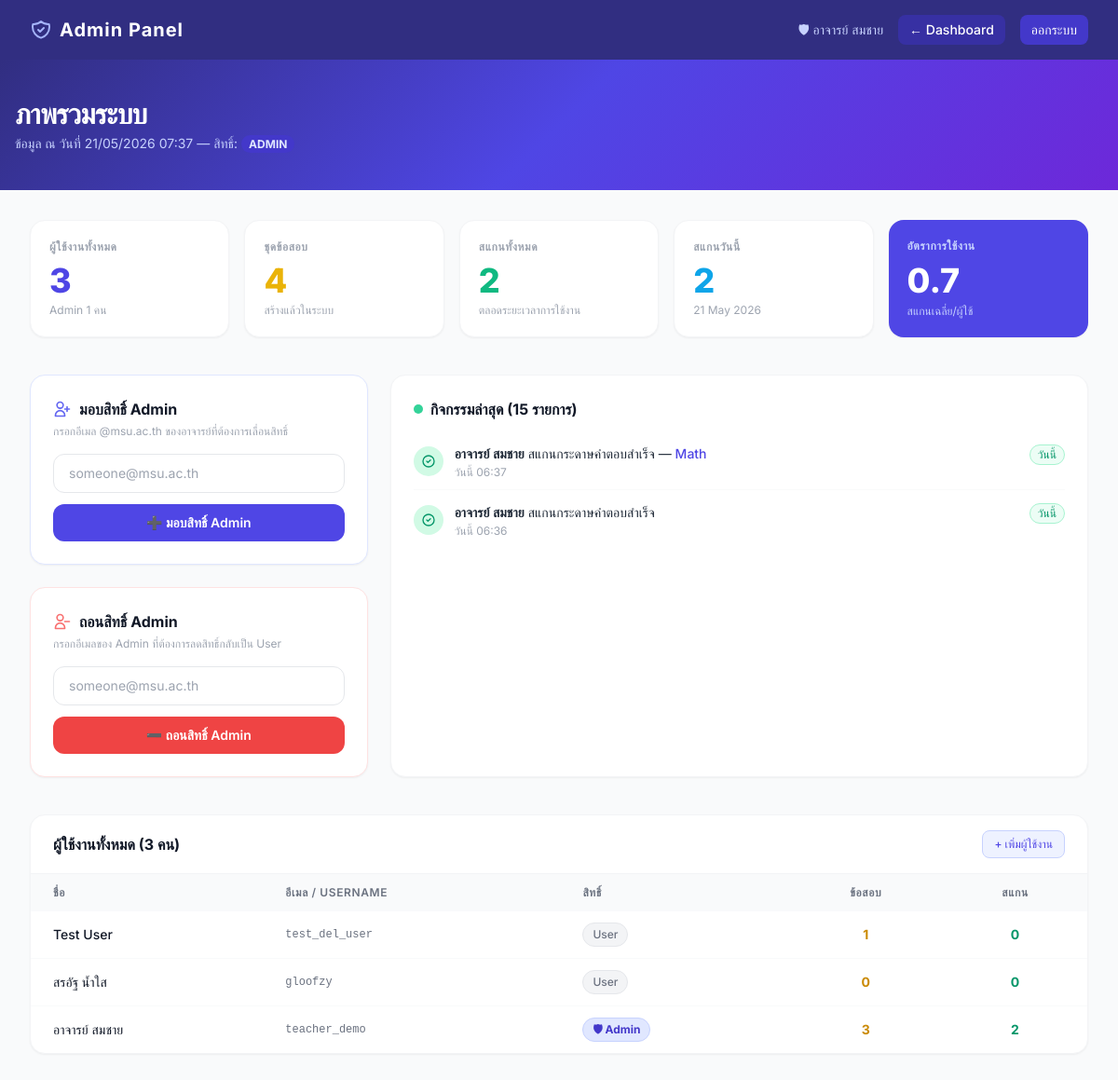
Page /admin_dashboard.php (signed in) on the committed database.
### tables this page shows
CREATE TABLE system_logs (
        id         INTEGER PRIMARY KEY AUTOINCREMENT,
        user_id    INTEGER NOT NULL,
        action     TEXT    NOT NULL,
        exam_id    INTEGER,
        created_at DATETIME DEFAULT CURRENT_TIMESTAMP,
        FOREIGN KEY (user_id) REFERENCES users(user_id)
    );

CREATE TABLE users (
    user_id INTEGER PRIMARY KEY AUTOINCREMENT,
    username TEXT NOT NULL UNIQUE,
    password TEXT NOT NULL,
    name TEXT NOT NULL
, role TEXT NOT NULL DEFAULT 'user');

CREATE TABLE exams (
    exam_id INTEGER PRIMARY KEY AUTOINCREMENT,
    owner_id INTEGER NOT NULL,
    exam_title TEXT NOT NULL,
    exam_code TEXT,
    question_count INTEGER NOT NULL,
    answer_key TEXT, -- Stored as JSON string
    created_at DATETIME DEFAULT CURRENT_TIMESTAMP,
    FOREIGN KEY (owner_id) REFERENCES users(user_id)
);

### admin_dashboard.php (the view, shortened to what this page needs)
<?php
require_once 'config/database.php';
$total_users  = $pdo->query("SELECT COUNT(*) FROM users")->fetchColumn();
$total_admins = $pdo->query("SELECT COUNT(*) FROM users WHERE role = 'admin'")->fetchColumn();
$total_exams  = $pdo->query("SELECT COUNT(*) FROM exams")->fetchColumn();
$total_scans  = $pdo->query("SELECT COUNT(*) FROM system_logs WHERE action = 'scan_success'")->fetchColumn();
$scans_today  = $pdo->query("SELECT COUNT(*) FROM system_logs WHERE action = 'scan_success' AND DATE(created_at) = DATE('now')")->fetchColumn();
$activity = $pdo->query("
    SELECT sl.id, sl.action, sl.created_at,
           u.name AS user_name, u.username,
           e.exam_title
    FROM system_logs sl
    JOIN users u ON u.user_id = sl.user_id
    LEFT JOIN exams e ON e.exam_id = sl.exam_id
    ORDER BY sl.created_at DESC
    LIMIT 15
")->fetchAll();
$users = $pdo->query("
    SELECT u.user_id, u.username, u.name, u.role,
           COUNT(DISTINCT e.exam_id) AS exam_count,
           COUNT(DISTINCT sl.id)     AS scan_count
    FROM users u
    LEFT JOIN exams e  ON e.owner_id = u.user_id
    LEFT JOIN system_logs sl ON sl.user_id = u.user_id AND sl.action = 'scan_success'
    GROUP BY u.user_id
    ORDER BY u.role DESC, u.user_id ASC
")->fetchAll();
?>
<!DOCTYPE html>
<html lang="th">
<head>
    <script src="https://cdn.tailwindcss.com"></script>
</head>
<body class="bg-gray-50 text-gray-800">
<nav class="bg-indigo-900 text-white shadow-lg">
    <div class="max-w-7xl mx-auto px-4 sm:px-6 lg:px-8">
        <div class="flex items-center justify-between h-16">
            <a href="admin_dashboard.php" class="flex items-center gap-2 text-xl font-bold tracking-wider">
                Admin Panel
            </a>
            <div class="flex items-center gap-4">
                <span class="text-sm text-indigo-200 hidden sm:block">🛡 <?= htmlspecialchars($_SESSION['name']) ?></span>
                <a href="dashboard.php" class="bg-indigo-800 hover:bg-indigo-700 px-3 py-1.5 rounded-lg text-sm font-medium transition-colors">
                    ← Dashboard
                </a>
                <a href="api/auth.php?logout=1" class="bg-indigo-700 hover:bg-indigo-600 px-3 py-1.5 rounded-lg text-sm font-medium transition-colors">
                    ออกระบบ
                </a>
            </div>
        </div>
    </div>
</nav>
<div class="admin-hero text-white py-10 px-4">
    <div class="max-w-7xl mx-auto">
        <h1 class="text-3xl font-extrabold mb-1 tracking-tight">ภาพรวมระบบ</h1>
        <p class="text-indigo-200 text-sm">ข้อมูล ณ วันที่ <?= date('d/m/Y H:i') ?> — สิทธิ์: <span class="bg-indigo-700 text-indigo-100 px-2 py-0.5 rounded-full text-xs font-bold">ADMIN</span></p>
    </div>
</div>
<div class="max-w-7xl mx-auto px-4 sm:px-6 lg:px-8 py-8 space-y-10">
    <section>
        <div class="grid grid-cols-2 lg:grid-cols-5 gap-4">
            <div class="stat-card bg-white rounded-2xl p-5 border border-gray-100 shadow-sm col-span-1">
                <p class="text-xs font-semibold text-gray-400 uppercase tracking-wider mb-2">ผู้ใช้งานทั้งหมด</p>
                <p class="text-4xl font-extrabold text-indigo-600"><?= $total_users ?></p>
                <p class="text-xs text-gray-400 mt-1">Admin <?= $total_admins ?> คน</p>
            </div>
            <div class="stat-card bg-white rounded-2xl p-5 border border-gray-100 shadow-sm col-span-1">
                <p class="text-xs font-semibold text-gray-400 uppercase tracking-wider mb-2">ชุดข้อสอบ</p>
                <p class="text-4xl font-extrabold text-yellow-500"><?= $total_exams ?></p>
                <p class="text-xs text-gray-400 mt-1">สร้างแล้วในระบบ</p>
            </div>
            <div class="stat-card bg-white rounded-2xl p-5 border border-gray-100 shadow-sm col-span-1">
                <p class="text-xs font-semibold text-gray-400 uppercase tracking-wider mb-2">สแกนทั้งหมด</p>
                <p class="text-4xl font-extrabold text-emerald-500"><?= $total_scans ?></p>
                <p class="text-xs text-gray-400 mt-1">ตลอดระยะเวลาการใช้งาน</p>
            </div>
            <div class="stat-card bg-white rounded-2xl p-5 border border-gray-100 shadow-sm col-span-1">
                <p class="text-xs font-semibold text-gray-400 uppercase tracking-wider mb-2">สแกนวันนี้</p>
                <p class="text-4xl font-extrabold text-sky-500"><?= $scans_today ?></p>
                <p class="text-xs text-gray-400 mt-1"><?= date('d M Y') ?></p>
            </div>
            <div class="stat-card bg-indigo-600 text-white rounded-2xl p-5 shadow-sm col-span-2 lg:col-span-1 flex flex-col justify-between">
                <p class="text-xs font-semibold text-indigo-200 uppercase tracking-wider mb-2">อัตราการใช้งาน</p>
                <?php
                    $rate = $total_users > 0 ? round($total_scans / max($total_users,1), 1) : 0;
                ?>
                <p class="text-4xl font-extrabold"><?= $rate ?></p>
                <p class="text-xs text-indigo-200 mt-1">สแกนเฉลี่ย/ผู้ใช้</p>
            </div>
        </div>
    </section>
    <section class="grid grid-cols-1 lg:grid-cols-3 gap-6">
        <div class="lg:col-span-1 space-y-6">
            <div class="bg-white rounded-2xl border border-indigo-100 shadow-sm p-6">
                <h2 class="text-base font-bold text-gray-900 mb-1 flex items-center gap-2">
                    <svg class="w-5 h-5 text-indigo-500" fill="none" stroke="currentColor" viewBox="0 0 24 24">
                        <path stroke-linecap="round" stroke-linejoin="round" stroke-width="2"
                              d="M18 9v3m0 0v3m0-3h3m-3 0h-3m-2-5a4 4 0 11-8 0 4 4 0 018 0zM3 20a6 6 0 0112 0v1H3v-1z"/>
                    </svg>
                    มอบสิทธิ์ Admin
                </h2>
                <p class="text-xs text-gray-400 mb-4">กรอกอีเมล @msu.ac.th ของอาจารย์ที่ต้องการเลื่อนสิทธิ์</p>
                <form id="grantAdminForm" class="flex flex-col gap-3">
                    <input type="email" name="email" id="grantEmail" required
                           placeholder="someone@msu.ac.th"
                           class="w-full px-4 py-2.5 rounded-xl border border-gray-200 text-sm
                                  focus:outline-none focus:ring-2 focus:ring-indigo-400">
                    <button type="submit"
                            class="w-full bg-indigo-600 hover:bg-indigo-700 text-white font-semibold
                                   py-2.5 px-4 rounded-xl text-sm transition-colors">
                        ➕ มอบสิทธิ์ Admin
                    </button>
                </form>
            </div>
            <div class="bg-white rounded-2xl border border-red-100 shadow-sm p-6">
                <h2 class="text-base font-bold text-gray-900 mb-1 flex items-center gap-2">
                    <svg class="w-5 h-5 text-red-400" fill="none" stroke="currentColor" viewBox="0 0 24 24">
                        <path stroke-linecap="round" stroke-linejoin="round" stroke-width="2"
                              d="M13 7a4 4 0 11-8 0 4 4 0 018 0zM9 14a6 6 0 00-6 6v1h12v-1a6 6 0 00-6-6zM21 12h-6"/>
                    </svg>
                    ถอนสิทธิ์ Admin
                </h2>
                <p class="text-xs text-gray-400 mb-4">กรอกอีเมลของ Admin ที่ต้องการลดสิทธิ์กลับเป็น User</p>
                <form id="revokeAdminForm" class="flex flex-col gap-3">
                    <input type="email" name="email" id="revokeEmail" required
                           placeholder="someone@msu.ac.th"
                           class="w-full px-4 py-2.5 rounded-xl border border-gray-200 text-sm
                                  focus:outline-none focus:ring-2 focus:ring-red-400">
                    <button type="submit"
                            class="w-full bg-red-500 hover:bg-red-600 text-white font-semibold
                                   py-2.5 px-4 rounded-xl text-sm transition-colors">
                        ➖ ถอนสิทธิ์ Admin
                    </button>
                </form>
            </div>
        </div>
        <div class="lg:col-span-2 bg-white rounded-2xl border border-gray-100 shadow-sm p-6">
            <h2 class="text-base font-bold text-gray-900 mb-4 flex items-center gap-2">
                <span class="w-2.5 h-2.5 bg-emerald-400 rounded-full pulse-dot"></span>
                กิจกรรมล่าสุด (15 รายการ)
            </h2>
            <?php if (empty($activity)): ?>
                <div class="flex flex-col items-center justify-center py-12 text-gray-300">
                    <svg class="w-12 h-12 mb-3" fill="none" stroke="currentColor" viewBox="0 0 24 24">
                        <path stroke-linecap="round" stroke-linejoin="round" stroke-width="1.5"
                              d="M9 5H7a2 2 0 00-2 2v12a2 2 0 002 2h10a2 2 0 002-2V7a2 2 0 00-2-2h-2M9 5a2 2 0 002 2h2a2 2 0 002-2M9 5a2 2 0 012-2h2a2 2 0 012 2"/>
                    </svg>
                    <p class="text-sm">ยังไม่มีกิจกรรมในระบบ</p>
                    <p class="text-xs mt-1">กิจกรรมจะปรากฏหลังจากสแกนกระดาษคำตอบครั้งแรก</p>
                </div>
            <?php else: ?>
                <div class="space-y-1">
                    <?php foreach ($activity as $log):
                        $isToday = str_starts_with($log['created_at'], date('Y-m-d'));
                        $timeLabel = $isToday
                            ? 'วันนี้ ' . date('H:i', strtotime($log['created_at']))
                            : date('d/m/Y H:i', strtotime($log['created_at']));
                    ?>
                    <div class="flex items-start gap-3 py-2.5 border-b border-gray-50 last:border-0 group">
                        <div class="w-8 h-8 rounded-full bg-emerald-100 text-emerald-600 flex items-center justify-center flex-shrink-0 mt-0.5">
                            <svg class="w-4 h-4" fill="none" stroke="currentColor" viewBox="0 0 24 24">
                                <path stroke-linecap="round" stroke-linejoin="round" stroke-width="2"
                                      d="M9 12l2 2 4-4m6 2a9 9 0 11-18 0 9 9 0 0118 0z"/>
                            </svg>
                        </div>
                        <div class="flex-1 min-w-0">
                            <p class="text-sm text-gray-800">
                                <span class="font-semibold"><?= htmlspecialchars($log['user_name']) ?></span>
                                สแกนกระดาษคำตอบสำเร็จ
                                <?php if ($log['exam_title']): ?>
                                    — <span class="text-indigo-600 font-medium"><?= htmlspecialchars($log['exam_title']) ?></span>
                                <?php endif; ?>
                            </p>
                            <p class="text-xs text-gray-400 mt-0.5"><?= $timeLabel ?></p>
                        </div>
                        <?php if ($isToday): ?>
                            <span class="text-xs bg-emerald-50 text-emerald-600 border border-emerald-200 px-2 py-0.5 rounded-full font-medium flex-shrink-0">วันนี้</span>
                        <?php endif; ?>
                    </div>
                    <?php endforeach; ?>
                </div>
            <?php endif; ?>
        </div>
    </section>
    <section class="bg-white rounded-2xl border border-gray-100 shadow-sm overflow-hidden">
        <div class="px-6 py-4 border-b border-gray-100 flex items-center justify-between">
            <h2 class="text-base font-bold text-gray-900">ผู้ใช้งานทั้งหมด (<?= $total_users ?> คน)</h2>
            <a href="register.php"
               class="text-xs bg-indigo-50 text-indigo-600 border border-indigo-200 px-3 py-1.5 rounded-lg font-medium hover:bg-indigo-100 transition-colors">
                + เพิ่มผู้ใช้งาน
            </a>
        </div>
        <div class="overflow-x-auto">
            <table class="w-full text-sm text-left">
                <thead class="bg-gray-50 text-gray-500 text-xs uppercase tracking-wider">
                    <tr>
                        <th class="py-3 px-6 font-semibold">ชื่อ</th>
                        <th class="py-3 px-6 font-semibold">อีเมล / Username</th>
                        <th class="py-3 px-6 font-semibold">สิทธิ์</th>
                        <th class="py-3 px-6 font-semibold text-center">ข้อสอบ</th>
                        <th class="py-3 px-6 font-semibold text-center">สแกน</th>
                    </tr>
                </thead>
                <tbody class="divide-y divide-gray-50">
                    <?php foreach ($users as $u): ?>
                    <tr class="hover:bg-gray-50 transition-colors">
                        <td class="py-3 px-6 font-medium text-gray-900"><?= htmlspecialchars($u['name']) ?></td>
                        <td class="py-3 px-6 text-gray-500 font-mono text-xs"><?= htmlspecialchars($u['username']) ?></td>
                        <td class="py-3 px-6">
                            <?php if ($u['role'] === 'admin'): ?>
                                <span class="inline-flex items-center gap-1 bg-indigo-100 text-indigo-700 border border-indigo-200 text-xs font-bold px-2.5 py-1 rounded-full">
                                    🛡 Admin
                                </span>
                            <?php else: ?>
                                <span class="inline-flex items-center gap-1 bg-gray-100 text-gray-500 border border-gray-200 text-xs font-medium px-2.5 py-1 rounded-full">
                                    User
                                </span>
                            <?php endif; ?>
                        </td>
                        <td class="py-3 px-6 text-center font-bold text-yellow-600"><?= $u['exam_count'] ?></td>
                        <td class="py-3 px-6 text-center font-bold text-emerald-600"><?= $u['scan_count'] ?></td>
                    </tr>
                    <?php endforeach; ?>
                </tbody>
            </table>
        </div>
    </section>
</div>
</body>
</html>

### admin_dashboard.php (style rules this page uses)
body { font-family: 'Inter', sans-serif; }
.admin-hero { background: linear-gradient(135deg, #312e81 0%, #4f46e5 50%, #6d28d9 100%); }
.stat-card { transition: transform 0.2s ease, box-shadow 0.2s ease; }
.pulse-dot { animation: pulse-dot 2s ease-in-out infinite; }

### rows in the picture
system_logs: user.name "อาจารย์ สมชาย", exam.exam_title "Math", created_at "วันนี้ 06:37"
system_logs: user.name "อาจารย์ สมชาย", created_at "วันนี้ 06:36"
users: name "Test User", username "test_del_user", role "User", exam_count "1", scan_count "0"
users: name "สรอัฐ น้ำใส", username "gloofzy", role "User", exam_count "0", scan_count "0"
users: name "อาจารย์ สมชาย", username "teacher_demo", role "🛡 Admin", exam_count "3", scan_count "2"

### other values in the picture
$_SESSION['name'] "อาจารย์ สมชาย"
$total_users "3"
$total_admins "1"
$total_exams "4"
$total_scans "2"
$scans_today "2"
$rate "0.7"
